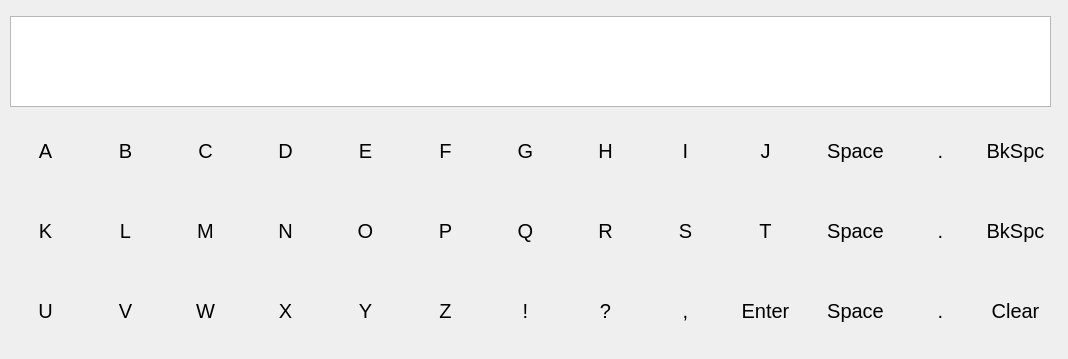
<?xml version="1.0" encoding="UTF-8"?>
<ui version="4.0">
 <class>form_typewriter</class>
 <widget class="QWidget" name="form_typewriter">
  <property name="geometry">
   <rect>
    <x>0</x>
    <y>0</y>
    <width>1068</width>
    <height>359</height>
   </rect>
  </property>
  <property name="sizePolicy">
   <sizepolicy hsizetype="Preferred" vsizetype="Preferred">
    <horstretch>0</horstretch>
    <verstretch>0</verstretch>
   </sizepolicy>
  </property>
  <property name="windowTitle">
   <string>KinectACI - Typewriter</string>
  </property>
  <widget class="QPushButton" name="pushButton_A">
   <property name="geometry">
    <rect>
     <x>10</x>
     <y>120</y>
     <width>71</width>
     <height>61</height>
    </rect>
   </property>
   <property name="font">
    <font>
     <pointsize>15</pointsize>
    </font>
   </property>
   <property name="text">
    <string>A</string>
   </property>
   <property name="flat">
    <bool>true</bool>
   </property>
  </widget>
  <widget class="QPushButton" name="pushButton_B">
   <property name="geometry">
    <rect>
     <x>90</x>
     <y>120</y>
     <width>71</width>
     <height>61</height>
    </rect>
   </property>
   <property name="font">
    <font>
     <pointsize>15</pointsize>
    </font>
   </property>
   <property name="text">
    <string>B</string>
   </property>
   <property name="flat">
    <bool>true</bool>
   </property>
  </widget>
  <widget class="QPushButton" name="pushButton_C">
   <property name="geometry">
    <rect>
     <x>170</x>
     <y>120</y>
     <width>71</width>
     <height>61</height>
    </rect>
   </property>
   <property name="font">
    <font>
     <pointsize>15</pointsize>
    </font>
   </property>
   <property name="text">
    <string>C</string>
   </property>
   <property name="flat">
    <bool>true</bool>
   </property>
  </widget>
  <widget class="QPushButton" name="pushButton_D">
   <property name="geometry">
    <rect>
     <x>250</x>
     <y>120</y>
     <width>71</width>
     <height>61</height>
    </rect>
   </property>
   <property name="font">
    <font>
     <pointsize>15</pointsize>
    </font>
   </property>
   <property name="text">
    <string>D</string>
   </property>
   <property name="flat">
    <bool>true</bool>
   </property>
  </widget>
  <widget class="QPushButton" name="pushButton_E">
   <property name="geometry">
    <rect>
     <x>330</x>
     <y>120</y>
     <width>71</width>
     <height>61</height>
    </rect>
   </property>
   <property name="font">
    <font>
     <pointsize>15</pointsize>
    </font>
   </property>
   <property name="text">
    <string>E</string>
   </property>
   <property name="flat">
    <bool>true</bool>
   </property>
  </widget>
  <widget class="QPushButton" name="pushButton_F">
   <property name="geometry">
    <rect>
     <x>410</x>
     <y>120</y>
     <width>71</width>
     <height>61</height>
    </rect>
   </property>
   <property name="font">
    <font>
     <pointsize>15</pointsize>
    </font>
   </property>
   <property name="text">
    <string>F</string>
   </property>
   <property name="flat">
    <bool>true</bool>
   </property>
  </widget>
  <widget class="QPushButton" name="pushButton_G">
   <property name="geometry">
    <rect>
     <x>490</x>
     <y>120</y>
     <width>71</width>
     <height>61</height>
    </rect>
   </property>
   <property name="font">
    <font>
     <pointsize>15</pointsize>
    </font>
   </property>
   <property name="text">
    <string>G</string>
   </property>
   <property name="flat">
    <bool>true</bool>
   </property>
  </widget>
  <widget class="QPushButton" name="pushButton_H">
   <property name="geometry">
    <rect>
     <x>570</x>
     <y>120</y>
     <width>71</width>
     <height>61</height>
    </rect>
   </property>
   <property name="font">
    <font>
     <pointsize>15</pointsize>
    </font>
   </property>
   <property name="text">
    <string>H</string>
   </property>
   <property name="flat">
    <bool>true</bool>
   </property>
  </widget>
  <widget class="QPushButton" name="pushButton_I">
   <property name="geometry">
    <rect>
     <x>650</x>
     <y>120</y>
     <width>71</width>
     <height>61</height>
    </rect>
   </property>
   <property name="font">
    <font>
     <pointsize>15</pointsize>
    </font>
   </property>
   <property name="text">
    <string>I</string>
   </property>
   <property name="flat">
    <bool>true</bool>
   </property>
  </widget>
  <widget class="QPushButton" name="pushButton_J">
   <property name="geometry">
    <rect>
     <x>730</x>
     <y>120</y>
     <width>71</width>
     <height>61</height>
    </rect>
   </property>
   <property name="font">
    <font>
     <pointsize>15</pointsize>
    </font>
   </property>
   <property name="text">
    <string>J</string>
   </property>
   <property name="flat">
    <bool>true</bool>
   </property>
  </widget>
  <widget class="QPushButton" name="pushButton_L">
   <property name="geometry">
    <rect>
     <x>90</x>
     <y>200</y>
     <width>71</width>
     <height>61</height>
    </rect>
   </property>
   <property name="font">
    <font>
     <pointsize>15</pointsize>
    </font>
   </property>
   <property name="text">
    <string>L</string>
   </property>
   <property name="flat">
    <bool>true</bool>
   </property>
  </widget>
  <widget class="QPushButton" name="pushButton_S">
   <property name="geometry">
    <rect>
     <x>650</x>
     <y>200</y>
     <width>71</width>
     <height>61</height>
    </rect>
   </property>
   <property name="font">
    <font>
     <pointsize>15</pointsize>
    </font>
   </property>
   <property name="text">
    <string>S</string>
   </property>
   <property name="flat">
    <bool>true</bool>
   </property>
  </widget>
  <widget class="QPushButton" name="pushButton_M">
   <property name="geometry">
    <rect>
     <x>170</x>
     <y>200</y>
     <width>71</width>
     <height>61</height>
    </rect>
   </property>
   <property name="font">
    <font>
     <pointsize>15</pointsize>
    </font>
   </property>
   <property name="text">
    <string>M</string>
   </property>
   <property name="flat">
    <bool>true</bool>
   </property>
  </widget>
  <widget class="QPushButton" name="pushButton_P">
   <property name="geometry">
    <rect>
     <x>410</x>
     <y>200</y>
     <width>71</width>
     <height>61</height>
    </rect>
   </property>
   <property name="font">
    <font>
     <pointsize>15</pointsize>
    </font>
   </property>
   <property name="text">
    <string>P</string>
   </property>
   <property name="flat">
    <bool>true</bool>
   </property>
  </widget>
  <widget class="QPushButton" name="pushButton_K">
   <property name="geometry">
    <rect>
     <x>10</x>
     <y>200</y>
     <width>71</width>
     <height>61</height>
    </rect>
   </property>
   <property name="font">
    <font>
     <pointsize>15</pointsize>
    </font>
   </property>
   <property name="text">
    <string>K</string>
   </property>
   <property name="flat">
    <bool>true</bool>
   </property>
  </widget>
  <widget class="QPushButton" name="pushButton_O">
   <property name="geometry">
    <rect>
     <x>330</x>
     <y>200</y>
     <width>71</width>
     <height>61</height>
    </rect>
   </property>
   <property name="font">
    <font>
     <pointsize>15</pointsize>
    </font>
   </property>
   <property name="text">
    <string>O</string>
   </property>
   <property name="flat">
    <bool>true</bool>
   </property>
  </widget>
  <widget class="QPushButton" name="pushButton_Q">
   <property name="geometry">
    <rect>
     <x>490</x>
     <y>200</y>
     <width>71</width>
     <height>61</height>
    </rect>
   </property>
   <property name="font">
    <font>
     <pointsize>15</pointsize>
    </font>
   </property>
   <property name="text">
    <string>Q</string>
   </property>
   <property name="flat">
    <bool>true</bool>
   </property>
  </widget>
  <widget class="QPushButton" name="pushButton_T">
   <property name="geometry">
    <rect>
     <x>730</x>
     <y>200</y>
     <width>71</width>
     <height>61</height>
    </rect>
   </property>
   <property name="font">
    <font>
     <pointsize>15</pointsize>
    </font>
   </property>
   <property name="text">
    <string>T</string>
   </property>
   <property name="flat">
    <bool>true</bool>
   </property>
  </widget>
  <widget class="QPushButton" name="pushButton_R">
   <property name="geometry">
    <rect>
     <x>570</x>
     <y>200</y>
     <width>71</width>
     <height>61</height>
    </rect>
   </property>
   <property name="font">
    <font>
     <pointsize>15</pointsize>
    </font>
   </property>
   <property name="text">
    <string>R</string>
   </property>
   <property name="flat">
    <bool>true</bool>
   </property>
  </widget>
  <widget class="QPushButton" name="pushButton_N">
   <property name="geometry">
    <rect>
     <x>250</x>
     <y>200</y>
     <width>71</width>
     <height>61</height>
    </rect>
   </property>
   <property name="font">
    <font>
     <pointsize>15</pointsize>
    </font>
   </property>
   <property name="text">
    <string>N</string>
   </property>
   <property name="flat">
    <bool>true</bool>
   </property>
  </widget>
  <widget class="QPushButton" name="pushButton_V">
   <property name="geometry">
    <rect>
     <x>90</x>
     <y>280</y>
     <width>71</width>
     <height>61</height>
    </rect>
   </property>
   <property name="font">
    <font>
     <pointsize>15</pointsize>
    </font>
   </property>
   <property name="text">
    <string>V</string>
   </property>
   <property name="flat">
    <bool>true</bool>
   </property>
  </widget>
  <widget class="QPushButton" name="pushButton_QuestionMark">
   <property name="geometry">
    <rect>
     <x>570</x>
     <y>280</y>
     <width>71</width>
     <height>61</height>
    </rect>
   </property>
   <property name="font">
    <font>
     <pointsize>15</pointsize>
    </font>
   </property>
   <property name="text">
    <string>?</string>
   </property>
   <property name="flat">
    <bool>true</bool>
   </property>
  </widget>
  <widget class="QPushButton" name="pushButton_W">
   <property name="geometry">
    <rect>
     <x>170</x>
     <y>280</y>
     <width>71</width>
     <height>61</height>
    </rect>
   </property>
   <property name="font">
    <font>
     <pointsize>15</pointsize>
    </font>
   </property>
   <property name="text">
    <string>W</string>
   </property>
   <property name="flat">
    <bool>true</bool>
   </property>
  </widget>
  <widget class="QPushButton" name="pushButton_Z">
   <property name="geometry">
    <rect>
     <x>410</x>
     <y>280</y>
     <width>71</width>
     <height>61</height>
    </rect>
   </property>
   <property name="font">
    <font>
     <pointsize>15</pointsize>
    </font>
   </property>
   <property name="text">
    <string>Z</string>
   </property>
   <property name="flat">
    <bool>true</bool>
   </property>
  </widget>
  <widget class="QPushButton" name="pushButton_U">
   <property name="geometry">
    <rect>
     <x>10</x>
     <y>280</y>
     <width>71</width>
     <height>61</height>
    </rect>
   </property>
   <property name="font">
    <font>
     <pointsize>15</pointsize>
    </font>
   </property>
   <property name="text">
    <string>U</string>
   </property>
   <property name="flat">
    <bool>true</bool>
   </property>
  </widget>
  <widget class="QPushButton" name="pushButton_Y">
   <property name="geometry">
    <rect>
     <x>330</x>
     <y>280</y>
     <width>71</width>
     <height>61</height>
    </rect>
   </property>
   <property name="font">
    <font>
     <pointsize>15</pointsize>
    </font>
   </property>
   <property name="text">
    <string>Y</string>
   </property>
   <property name="flat">
    <bool>true</bool>
   </property>
  </widget>
  <widget class="QPushButton" name="pushButton_Comma">
   <property name="geometry">
    <rect>
     <x>650</x>
     <y>280</y>
     <width>71</width>
     <height>61</height>
    </rect>
   </property>
   <property name="font">
    <font>
     <pointsize>15</pointsize>
    </font>
   </property>
   <property name="text">
    <string>,</string>
   </property>
   <property name="flat">
    <bool>true</bool>
   </property>
  </widget>
  <widget class="QPushButton" name="pushButton_Exclamation">
   <property name="geometry">
    <rect>
     <x>490</x>
     <y>280</y>
     <width>71</width>
     <height>61</height>
    </rect>
   </property>
   <property name="font">
    <font>
     <pointsize>15</pointsize>
    </font>
   </property>
   <property name="text">
    <string>!</string>
   </property>
   <property name="flat">
    <bool>true</bool>
   </property>
  </widget>
  <widget class="QPushButton" name="pushButton_X">
   <property name="geometry">
    <rect>
     <x>250</x>
     <y>280</y>
     <width>71</width>
     <height>61</height>
    </rect>
   </property>
   <property name="font">
    <font>
     <pointsize>15</pointsize>
    </font>
   </property>
   <property name="text">
    <string>X</string>
   </property>
   <property name="flat">
    <bool>true</bool>
   </property>
  </widget>
  <widget class="QPushButton" name="pushButton_Space1">
   <property name="geometry">
    <rect>
     <x>810</x>
     <y>120</y>
     <width>91</width>
     <height>61</height>
    </rect>
   </property>
   <property name="font">
    <font>
     <pointsize>15</pointsize>
    </font>
   </property>
   <property name="text">
    <string>Space</string>
   </property>
   <property name="flat">
    <bool>true</bool>
   </property>
  </widget>
  <widget class="QPushButton" name="pushButton_Space2">
   <property name="geometry">
    <rect>
     <x>810</x>
     <y>200</y>
     <width>91</width>
     <height>61</height>
    </rect>
   </property>
   <property name="font">
    <font>
     <pointsize>15</pointsize>
    </font>
   </property>
   <property name="text">
    <string>Space</string>
   </property>
   <property name="flat">
    <bool>true</bool>
   </property>
  </widget>
  <widget class="QPushButton" name="pushButton_Space3">
   <property name="geometry">
    <rect>
     <x>810</x>
     <y>280</y>
     <width>91</width>
     <height>61</height>
    </rect>
   </property>
   <property name="font">
    <font>
     <pointsize>15</pointsize>
    </font>
   </property>
   <property name="text">
    <string>Space</string>
   </property>
   <property name="flat">
    <bool>true</bool>
   </property>
  </widget>
  <widget class="QPlainTextEdit" name="plainTextEdit">
   <property name="enabled">
    <bool>true</bool>
   </property>
   <property name="geometry">
    <rect>
     <x>10</x>
     <y>16</y>
     <width>1041</width>
     <height>91</height>
    </rect>
   </property>
   <property name="font">
    <font>
     <pointsize>14</pointsize>
    </font>
   </property>
   <property name="readOnly">
    <bool>true</bool>
   </property>
   <property name="plainText">
    <string/>
   </property>
  </widget>
  <widget class="QPushButton" name="pushButton_Period1">
   <property name="geometry">
    <rect>
     <x>910</x>
     <y>120</y>
     <width>61</width>
     <height>61</height>
    </rect>
   </property>
   <property name="font">
    <font>
     <pointsize>15</pointsize>
    </font>
   </property>
   <property name="text">
    <string>.</string>
   </property>
   <property name="flat">
    <bool>true</bool>
   </property>
  </widget>
  <widget class="QPushButton" name="pushButton_Period2">
   <property name="geometry">
    <rect>
     <x>910</x>
     <y>200</y>
     <width>61</width>
     <height>61</height>
    </rect>
   </property>
   <property name="font">
    <font>
     <pointsize>15</pointsize>
    </font>
   </property>
   <property name="text">
    <string>.</string>
   </property>
   <property name="flat">
    <bool>true</bool>
   </property>
  </widget>
  <widget class="QPushButton" name="pushButton_Period3">
   <property name="geometry">
    <rect>
     <x>910</x>
     <y>280</y>
     <width>61</width>
     <height>61</height>
    </rect>
   </property>
   <property name="font">
    <font>
     <pointsize>15</pointsize>
    </font>
   </property>
   <property name="text">
    <string>.</string>
   </property>
   <property name="flat">
    <bool>true</bool>
   </property>
  </widget>
  <widget class="QPushButton" name="pushButton_Enter">
   <property name="geometry">
    <rect>
     <x>730</x>
     <y>280</y>
     <width>71</width>
     <height>61</height>
    </rect>
   </property>
   <property name="font">
    <font>
     <pointsize>15</pointsize>
    </font>
   </property>
   <property name="text">
    <string>Enter</string>
   </property>
   <property name="flat">
    <bool>true</bool>
   </property>
  </widget>
  <widget class="QPushButton" name="pushButton_Backspace2">
   <property name="geometry">
    <rect>
     <x>980</x>
     <y>200</y>
     <width>71</width>
     <height>61</height>
    </rect>
   </property>
   <property name="font">
    <font>
     <pointsize>15</pointsize>
    </font>
   </property>
   <property name="text">
    <string>BkSpc</string>
   </property>
   <property name="flat">
    <bool>true</bool>
   </property>
  </widget>
  <widget class="QPushButton" name="pushButton_Clear">
   <property name="geometry">
    <rect>
     <x>980</x>
     <y>280</y>
     <width>71</width>
     <height>61</height>
    </rect>
   </property>
   <property name="font">
    <font>
     <pointsize>15</pointsize>
    </font>
   </property>
   <property name="text">
    <string>Clear</string>
   </property>
   <property name="flat">
    <bool>true</bool>
   </property>
  </widget>
  <widget class="QPushButton" name="pushButton_Backspace1">
   <property name="geometry">
    <rect>
     <x>980</x>
     <y>120</y>
     <width>71</width>
     <height>61</height>
    </rect>
   </property>
   <property name="font">
    <font>
     <pointsize>15</pointsize>
    </font>
   </property>
   <property name="text">
    <string>BkSpc</string>
   </property>
   <property name="flat">
    <bool>true</bool>
   </property>
  </widget>
 </widget>
 <tabstops>
  <tabstop>pushButton_A</tabstop>
  <tabstop>pushButton_B</tabstop>
  <tabstop>pushButton_C</tabstop>
  <tabstop>pushButton_D</tabstop>
  <tabstop>pushButton_E</tabstop>
  <tabstop>pushButton_F</tabstop>
  <tabstop>pushButton_G</tabstop>
  <tabstop>pushButton_H</tabstop>
  <tabstop>pushButton_I</tabstop>
  <tabstop>pushButton_J</tabstop>
  <tabstop>pushButton_Space1</tabstop>
  <tabstop>pushButton_Period1</tabstop>
  <tabstop>pushButton_Backspace1</tabstop>
  <tabstop>pushButton_K</tabstop>
  <tabstop>pushButton_L</tabstop>
  <tabstop>pushButton_M</tabstop>
  <tabstop>pushButton_N</tabstop>
  <tabstop>pushButton_O</tabstop>
  <tabstop>pushButton_P</tabstop>
  <tabstop>pushButton_Q</tabstop>
  <tabstop>pushButton_R</tabstop>
  <tabstop>pushButton_S</tabstop>
  <tabstop>pushButton_T</tabstop>
  <tabstop>pushButton_Space2</tabstop>
  <tabstop>pushButton_Period2</tabstop>
  <tabstop>pushButton_Backspace2</tabstop>
  <tabstop>pushButton_U</tabstop>
  <tabstop>pushButton_V</tabstop>
  <tabstop>pushButton_W</tabstop>
  <tabstop>pushButton_X</tabstop>
  <tabstop>pushButton_Y</tabstop>
  <tabstop>pushButton_Z</tabstop>
  <tabstop>pushButton_Exclamation</tabstop>
  <tabstop>pushButton_QuestionMark</tabstop>
  <tabstop>pushButton_Comma</tabstop>
  <tabstop>pushButton_Enter</tabstop>
  <tabstop>pushButton_Space3</tabstop>
  <tabstop>pushButton_Period3</tabstop>
  <tabstop>pushButton_Clear</tabstop>
  <tabstop>plainTextEdit</tabstop>
 </tabstops>
 <resources/>
 <connections>
  <connection>
   <sender>pushButton_Clear</sender>
   <signal>clicked()</signal>
   <receiver>plainTextEdit</receiver>
   <slot>clear()</slot>
   <hints>
    <hint type="sourcelabel">
     <x>573</x>
     <y>175</y>
    </hint>
    <hint type="destinationlabel">
     <x>595</x>
     <y>73</y>
    </hint>
   </hints>
  </connection>
 </connections>
</ui>
